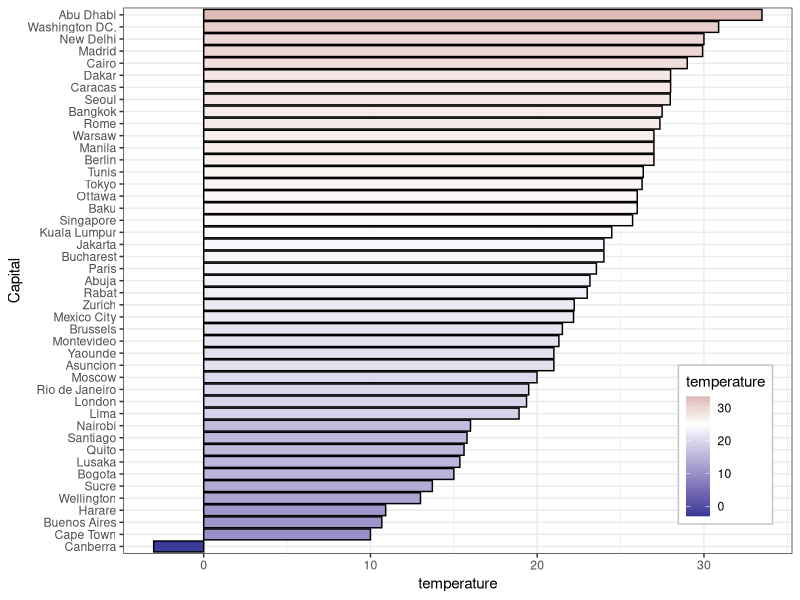

The R script that drew this image:
library(scales)
library(ggplot2)

temp <- read.csv('temp.csv', sep = ',', 
                 header = TRUE, stringsAsFactors = FALSE)
summary(temp)

ggplot(temp, aes(x = reorder(city, temperature), 
                 y = temperature, fill = temperature)) +
  geom_bar(stat = "identity", colour = "black") + 
  scale_fill_gradient2(low = muted("blue"), 
                       mid = "white", high = muted("red"),
                       midpoint = 25) + 
  coord_flip() + theme_bw() + xlab('Capital') +
  theme(legend.position = c(0.9, 0.2)) +
  theme(legend.background=element_rect(
    fill="white", colour="grey77"))
